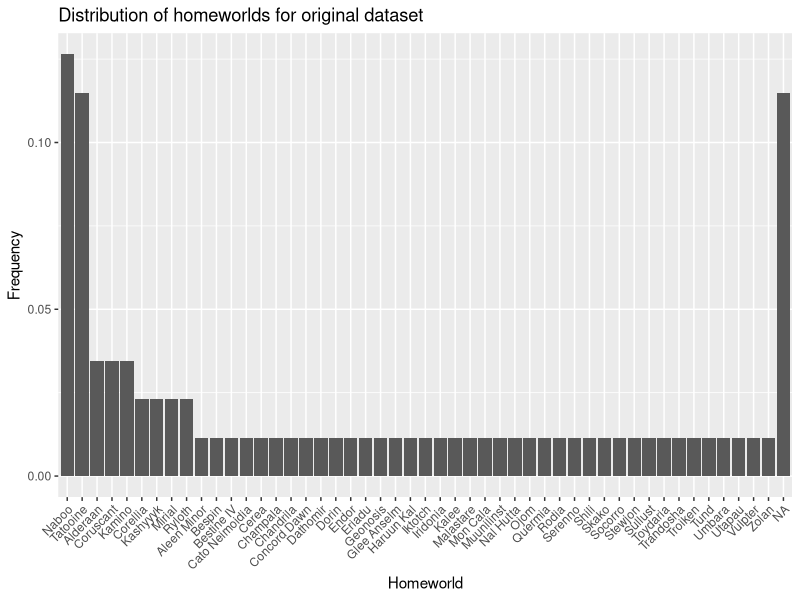
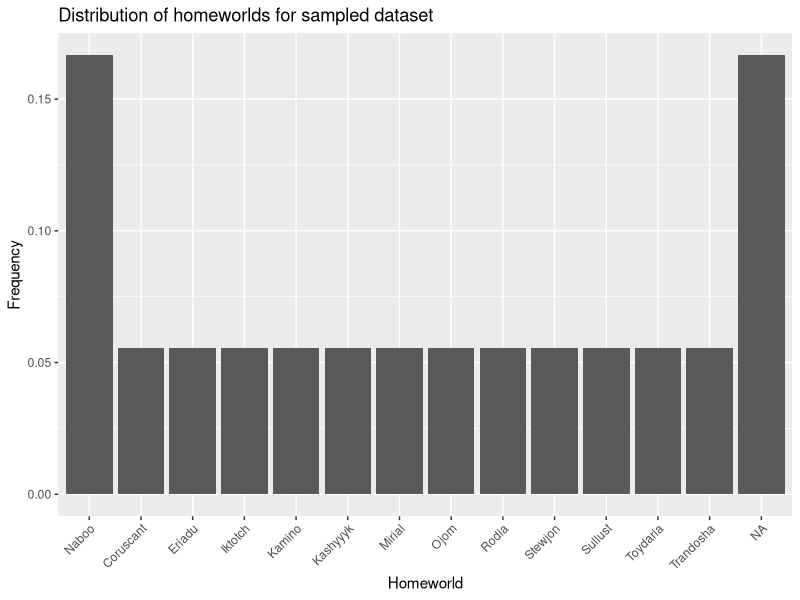

Write R code to recreate these figures, in order.
## ---- chunk 1
library(tidyverse)
## ---- chunk 2
head(starwars)
## ---- chunk 3
sample_proportion <- 0.2 # Down-sample down to just this % of our full data set
sample_size <- ceiling(sample_proportion * nrow(starwars)) # Sample size, round up.
## ---- chunk 4
naive_sampled_data <- starwars %>%
  slice_sample(
    n=sample_size,
    replace=FALSE
  )
naive_sampled_data
## ---- chunk 5
# Get the distribution of homeworlds in full dataset.
orig_homeworlds <- starwars %>%
  group_by(
    homeworld
  ) %>%
  summarise(
    n=n()
  ) %>%
  mutate(
    freq = n / sum(n),
  ) %>%
  arrange(
    desc(freq)
  )

# Get the distribution of homeworlds in the sampled dataset.
sampled_homeworlds <- naive_sampled_data %>%
  group_by(
    homeworld
  ) %>%
  summarise(
    n=n()
  ) %>%
  mutate(
    freq = n / sum(n),
  ) %>%
  arrange(
    desc(freq)
  )
## ---- chunk 6
ggplot(
    orig_homeworlds,
    aes(
      x=reorder(homeworld, -freq),
      y=freq
    )
  ) +
  geom_bar(stat="identity") +
  labs(
    x="Homeworld",
    y="Frequency",
    title="Distribution of homeworlds for original dataset"
  ) +
  theme(
    axis.text.x=element_text(angle=45, hjust=1)
  )
## ---- chunk 7
ggplot(
    sampled_homeworlds,
    aes(
      x=reorder(homeworld, -freq),
      y=freq
    )
  ) +
  geom_bar(stat="identity") +
  labs(
    x="Homeworld",
    y="Frequency",
    title="Distribution of homeworlds for sampled dataset"
  ) +
  theme(
    axis.text.x=element_text(angle=45, hjust=1)
  )
## ---- chunk 8
# Grab the set of species represented in our original dataset
species <- levels(as.factor(starwars$species))
# Create an empty data frame that we will store our sample
stratified_sampled_data <- data.frame(
  matrix(
    ncol=ncol(starwars),
    nrow=0,
    dimnames=list(NULL,colnames(starwars))
  )
)
for (s in species) {
  # First, filter down to the species
  species_sample <- starwars %>%
    filter(
      species==s
    )
  # Calculate sample size, guarantee >= 1
  sample_size = max(
    ceiling(nrow(species_sample)*sample_proportion),
    1
  )
  # Sample from characters of the current species
  species_sample <- species_sample %>%
    slice_sample(
      n=sample_size,
      replace=FALSE
    )
  # Add sample of this species to larger sample
  stratified_sampled_data <- rbind(
    stratified_sampled_data,
    species_sample
  )
}
stratified_sampled_data
